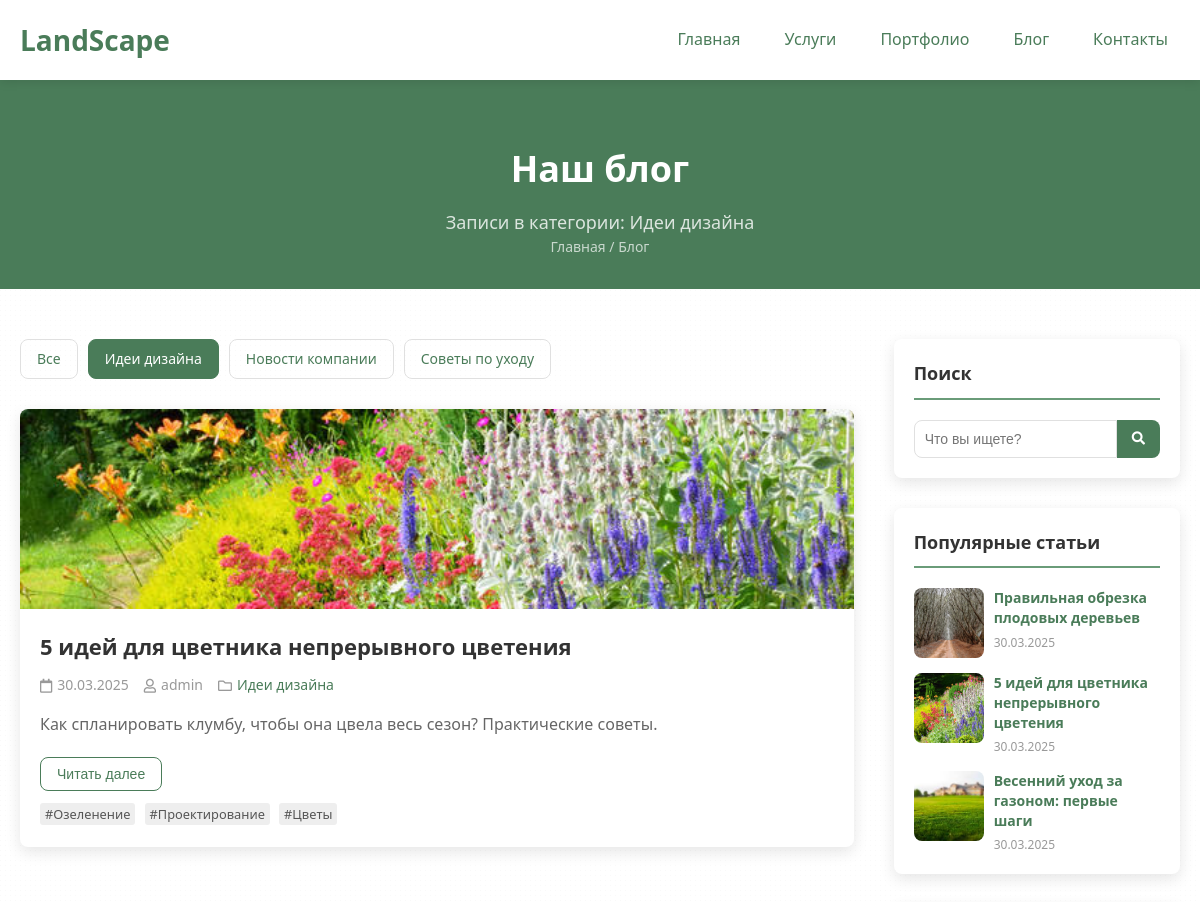
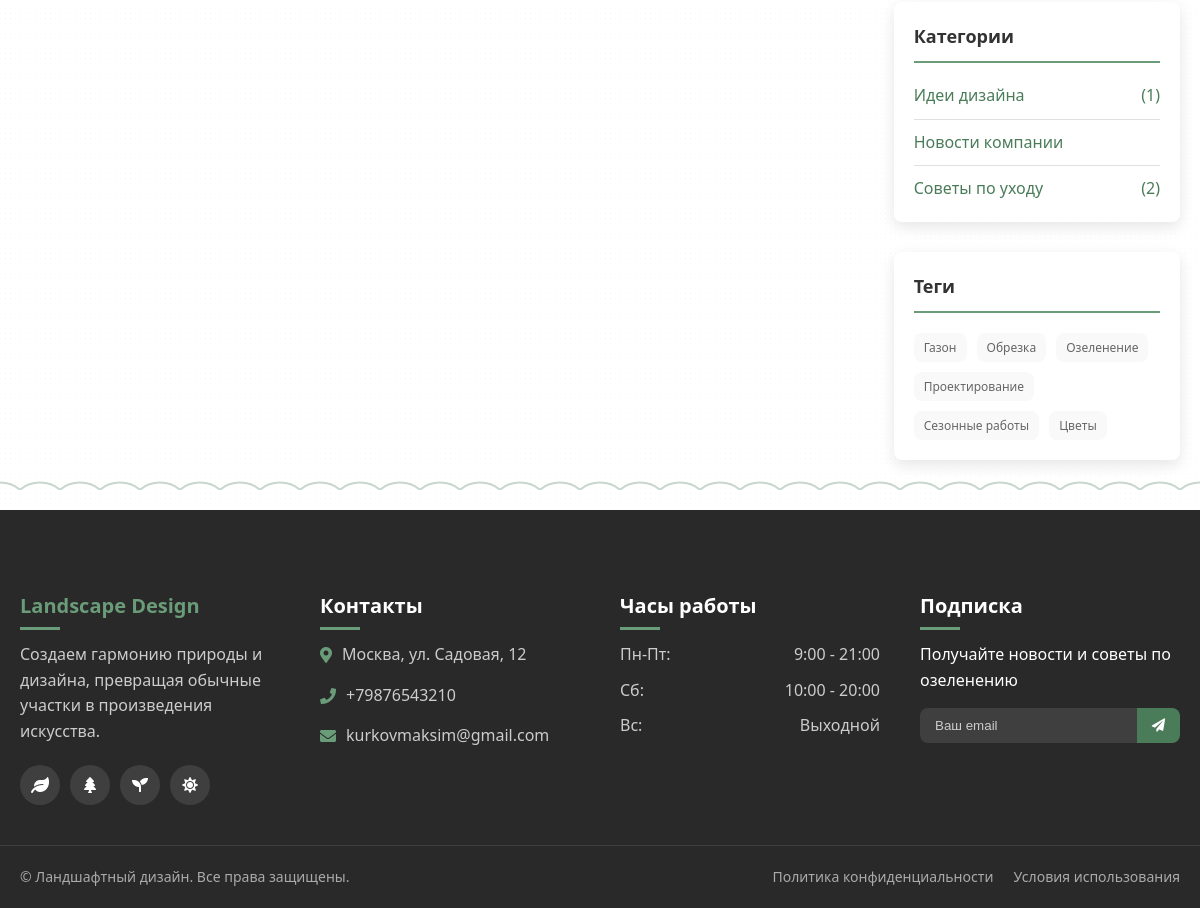
/blog/?category=idei-dizaina, run on the app's committed database (2 pictures, top to bottom).
### landscape_design_app/models.py (models this page shows, shortened)
class BlogPost(models.Model):
    title = models.CharField(max_length=200, verbose_name="Заголовок")
    content = models.TextField(verbose_name="Содержимое")
    preview = models.TextField(verbose_name="Краткое описание", blank=True)
    image = models.ImageField(upload_to='blog/', verbose_name="Изображение", blank=True, null=True)
    category = models.ForeignKey(
        BlogCategory,
        on_delete=models.SET_NULL,
        null=True,
        blank=True,
        related_name='posts',
        verbose_name="Категория"
    )
    tags = models.ManyToManyField(
        BlogTag,
        related_name='posts',
        blank=True,
        verbose_name="Теги"
    )
    author = models.ForeignKey(
        User,
        on_delete=models.SET_NULL,
        null=True,
        blank=True,
        related_name='blog_posts',
        verbose_name="Автор"
    )
    created_at = models.DateTimeField(auto_now_add=True, verbose_name="Дата создания")
    updated_at = models.DateTimeField(auto_now=True, verbose_name="Дата обновления")
    is_published = models.BooleanField(default=True, verbose_name="Опубликовано")
    class Meta:
        verbose_name = "Запись блога"
        verbose_name_plural = "Записи блога"
        ordering = ['-created_at']

class BlogCategory(models.Model):
    name = models.CharField(max_length=100, verbose_name="Название категории")
    slug = models.SlugField(unique=True, verbose_name="URL slug", help_text="Уникальная строка для URL (генерируется автоматически, если пусто)")
    description = models.TextField(verbose_name="Описание", blank=True)
    class Meta:
        verbose_name = "Категория блога"
        verbose_name_plural = "Категории блога"
        ordering = ['name']

class BlogTag(models.Model):
    name = models.CharField(max_length=50, unique=True, verbose_name="Название тега")
    slug = models.SlugField(unique=True, verbose_name="URL slug", help_text="Уникальная строка для URL (генерируется автоматически, если пусто)")
    class Meta:
        verbose_name = "Тег блога"
        verbose_name_plural = "Теги блога"
        ordering = ['name']

### landscape_design_app/views.py (the view)
# urls.py: path('blog/', views.blog, name='blog'),
def blog(request):
    posts_list = BlogPost.objects.filter(is_published=True).select_related('author', 'category').prefetch_related('tags')
    selected_category_slug = request.GET.get('category')
    selected_tag_slug = request.GET.get('tag')
    search_query = request.GET.get('q')
    if selected_category_slug:
        posts_list = posts_list.filter(category__slug=selected_category_slug)
    if selected_tag_slug:
        posts_list = posts_list.filter(tags__slug=selected_tag_slug)
    if search_query:
        posts_list = posts_list.filter(
            Q(title__icontains=search_query) |
            Q(content__icontains=search_query) |
            Q(preview__icontains=search_query)
        ).distinct()
    paginator = Paginator(posts_list, 6)
    page_number = request.GET.get('page')
    try:
        page_obj = paginator.page(page_number)
    except PageNotAnInteger:
        page_obj = paginator.page(1)
    except EmptyPage:
        page_obj = paginator.page(paginator.num_pages)
    all_categories = BlogCategory.objects.annotate(
        posts_count=Count('posts', filter=Q(posts__is_published=True))
    )
    all_tags = BlogTag.objects.annotate(
        posts_count=Count('posts', filter=Q(posts__is_published=True))
    )
    popular_posts = BlogPost.objects.filter(is_published=True).order_by('-created_at')[:3]
    context = {
        'page_obj': page_obj,
        'blog_categories': all_categories,
        'blog_tags': all_tags,
        'popular_posts': popular_posts,
        'selected_category': selected_category_slug,
        'selected_tag': selected_tag_slug,
        'search_query': search_query,
    }
    return render(request, 'blog.html', context)

### templates/blog.html (shortened to what this page needs)
{% extends 'base.html' %}
{% load static %}
{% block content %}
<main>
    <div class="page-header blog-page-header">
        <h1>Наш блог</h1>
        {% if search_query %}
            <p>Результаты поиска по запросу: "{{ search_query }}"</p>
        {% elif selected_category %}
            <p>Записи в категории: {{ page_obj.object_list.first.category.name|default:selected_category }}</p>
        {% elif selected_tag %}
            <p>Записи с тегом: {{ page_obj.object_list.first.tags.first.name|default:selected_tag }}</p>
        {% else %}
            <p>Делимся знаниями и вдохновением о ландшафтном дизайне и садоводстве</p>
        {% endif %}
        <div class="breadcrumbs">
            <a href="{% url 'index' %}">Главная</a> / <span>Блог</span>
        </div>
    </div>
    <div class="container">
        <div class="blog-layout">
            <div class="blog-main">
                <div class="blog-categories">
                    <a href="{% url 'blog' %}" class="blog-category {% if not selected_category and not selected_tag %}active{% endif %}">Все</a>
                    {% for category in blog_categories %}
                        <a href="?category={{ category.slug }}" class="blog-category {% if selected_category == category.slug %}active{% endif %}" data-category="{{ category.slug }}">{{ category.name }}</a>
                    {% empty %}
                         <p>Нет категорий для отображения.</p>
                    {% endfor %}
                </div>
                <div class="blog-posts">
                    {% for post in page_obj %}
                    <div class="blog-post" {% if post.category %}data-category="{{ post.category.slug }}"{% endif %}>
                        <div class="blog-post-image">
                            {% if post.image %}
                                <img src="{{ post.image.url }}" alt="{{ post.title }}">
                            {% endif %}
                        </div>
                        <div class="blog-post-content">
                            <h2>{{ post.title }}</h2>
                            <div class="blog-post-meta">
                                <div><i class="far fa-calendar"></i> {{ post.created_at|date:"d.m.Y" }}</div>
                                {% if post.author %}
                                    <div><i class="far fa-user"></i> {{ post.author.get_full_name|default:post.author.username }}</div>
                                {% endif %}
                                {% if post.category %}
                                    <div><i class="far fa-folder"></i> <a href="?category={{ post.category.slug }}">{{ post.category.name }}</a></div>
                                {% endif %}
                            </div>
                            <p class="blog-post-excerpt">{{ post.preview|truncatewords:30 }}</p>
                            <button class="read-more-btn" onclick="openBlogModal('{{ post.id }}')">Читать далее</button>
                             <div class="blog-post-tags" style="margin-top: 10px;">
                                {% for tag in post.tags.all %}
                                    <a href="?tag={{ tag.slug }}" class="tag-link" style="font-size: 0.8em; background-color: #eee; padding: 2px 5px; border-radius: 3px; margin-right: 5px; text-decoration: none; color: #555;">#{{ tag.name }}</a>
                                {% endfor %}
                            </div>
                        </div>
                    </div>
                    {% empty %}
                        <p>Записей, соответствующих вашему запросу, не найдено.</p>
                    {% endfor %}
                </div>
            </div>
             <div class="blog-sidebar">
                <div class="sidebar-widget">
                    <h3>Поиск</h3>
                    <form class="search-form" action="{% url 'blog' %}" method="get">
                        <input type="text" name="q" placeholder="Что вы ищете?" value="{{ search_query|default:'' }}">
                        <button type="submit"><i class="fas fa-search"></i></button>
                    </form>
                </div>
                <div class="sidebar-widget">
                    <h3>Популярные статьи</h3>
                     <div class="popular-posts">
                         {% for popular_post in popular_posts %}
                         <div class="popular-post">
                             <div class="popular-post-image">
                                 {% if popular_post.image %}
                                     <a href="#"><img src="{{ popular_post.image.url }}" alt="{{ popular_post.title }}"></a>
                                 {% endif %}
                             </div>
                             <div class="popular-post-content">
                                 <h4><a href="#">{{ popular_post.title }}</a></h4>
                                 <div class="popular-post-date">{{ popular_post.created_at|date:"d.m.Y" }}</div>
                             </div>
                         </div>
                         {% empty %}
                              <p>Нет популярных статей.</p>
                         {% endfor %}
                     </div>
                 </div>
                 <div class="sidebar-widget">
                     <h3>Категории</h3>
                     <ul class="categories-list">
                         {% for category in blog_categories %}
                              <li>
                                 <a href="?category={{ category.slug }}" class="{% if selected_category == category.slug %}active{% endif %}">
                                     {{ category.name }}
                                     {% if category.posts_count > 0 %}<span>({{ category.posts_count }})</span>{% endif %}
                                 </a>
                             </li>
                         {% empty %}
                             <li>Нет категорий.</li>
                         {% endfor %}
                     </ul>
                 </div>
                 <div class="sidebar-widget">
                     <h3>Теги</h3>
                     <div class="tags-cloud">
                         {% for tag in blog_tags %}
                             <a href="?tag={{ tag.slug }}" class="tag {% if selected_tag == tag.slug %}active{% endif %}">
                                 {{ tag.name }}
                            </a>
                         {% empty %}
                              <p>Нет тегов для отображения.</p>
                         {% endfor %}
                     </div>
                 </div>
             </div>
        </div>
    </div>
</main>
{% endblock %}

### data on the page
BlogPost: object_list.first.category.name "Идеи дизайна", image (picture), title "5 идей для цветника непрерывного цветения", created_at "30.03.2025", author.get_full_name "admin", category.name "Идеи дизайна", preview "Как спланировать клумбу, чтобы она цвела весь сезон? Практические советы."
BlogCategory: name "Идеи дизайна", posts_count "1"
BlogCategory: name "Новости компании"
BlogCategory: name "Советы по уходу", posts_count "2"
BlogTag: name "Озеленение"
BlogTag: name "Проектирование"
BlogTag: name "Цветы"
BlogPost: image (picture), title "Правильная обрезка плодовых деревьев", created_at "30.03.2025"
BlogPost: image (picture), title "Весенний уход за газоном: первые шаги", created_at "30.03.2025"
BlogTag: name "Газон"
BlogTag: name "Обрезка"
BlogTag: name "Сезонные работы"
